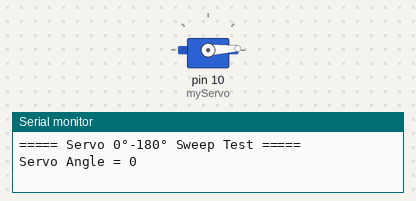
Bench run of a sketch on a simulated Arduino Uno, built with avr-gcc and run on an emulated ATmega328P. Shown: servo, the last lines printed to the serial monitor.

Above: at 0.05 s.
At 1.8 s:
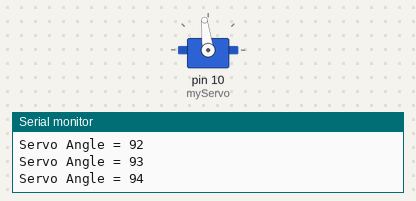
At 3.55 s:
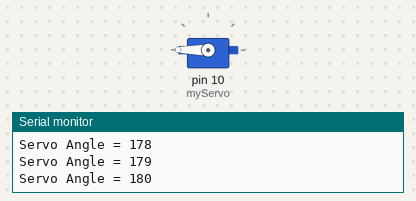
At 7.1 s:
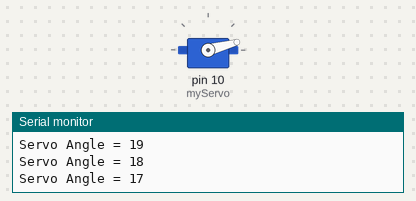
Timing chart, 0 to 10.2 s (numbered marks = the images above):
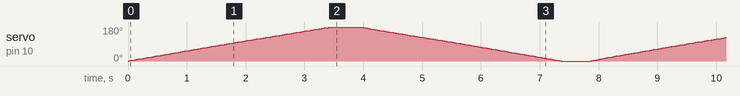

The sketch:

Practical_49.ino
```cpp
/*
==========================================
Practical-49 : Rotate Servo 0°–180°
Servo Pin : D10
==========================================
*/

#include <Servo.h>

Servo myServo;

void setup()
{
  Serial.begin(9600);

  myServo.attach(10);

  Serial.println("===== Servo 0°-180° Sweep Test =====");
}

void loop()
{
  // 0° se 180° tak dheere-dheere jao
  for (int angle = 0; angle <= 180; angle++) {
    myServo.write(angle);

    Serial.print("Servo Angle = ");
    Serial.println(angle);

    delay(15);
  }

  delay(500);

  // 180° se wapas 0° tak dheere-dheere jao
  for (int angle = 180; angle >= 0; angle--) {
    myServo.write(angle);

    Serial.print("Servo Angle = ");
    Serial.println(angle);

    delay(15);
  }

  delay(500);
}
```
